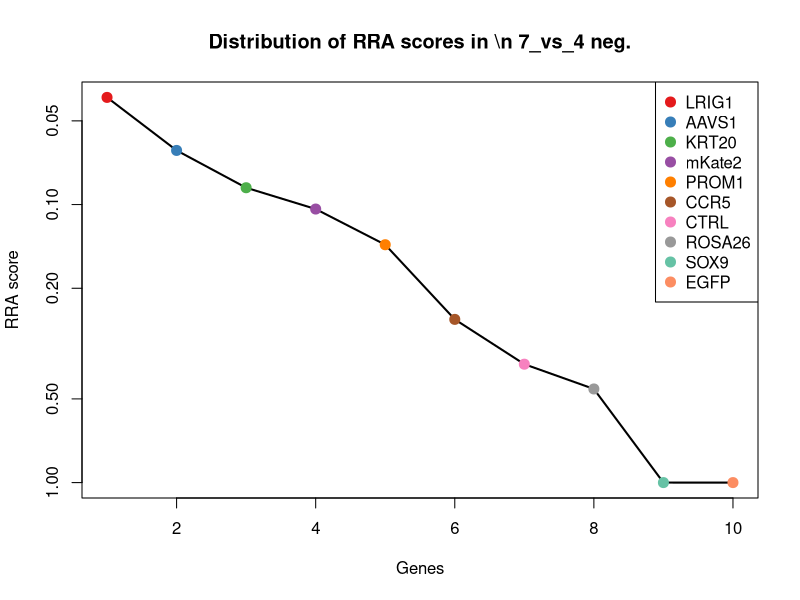
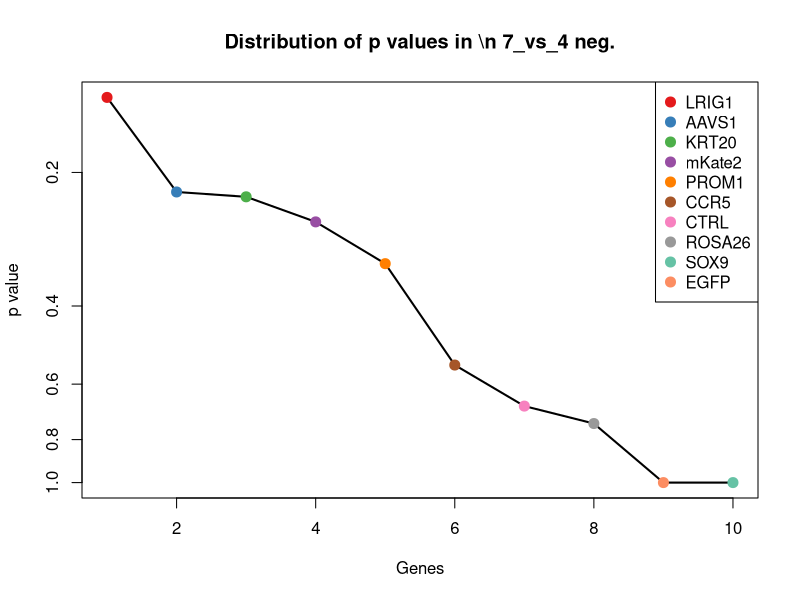
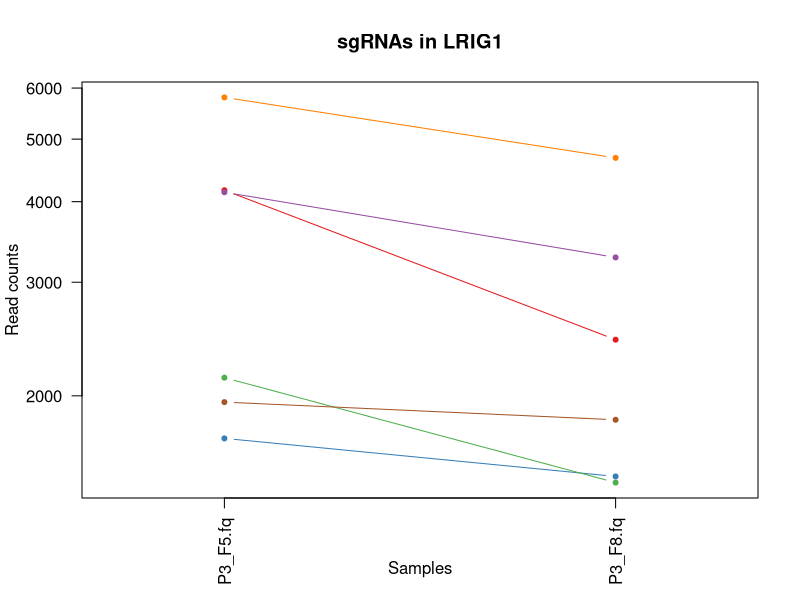
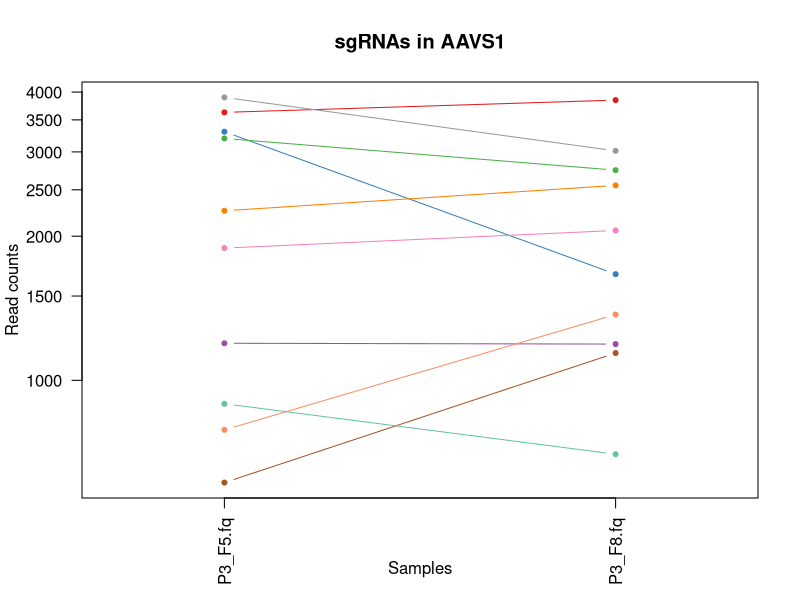
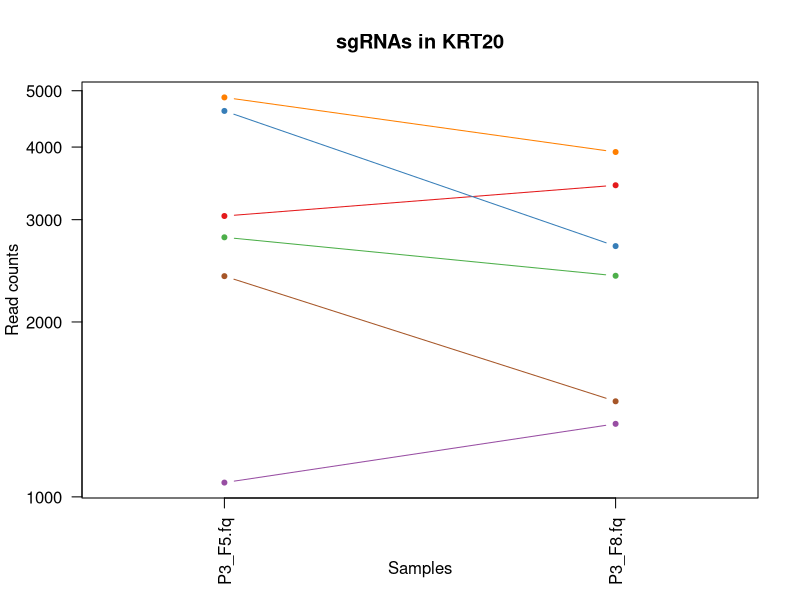
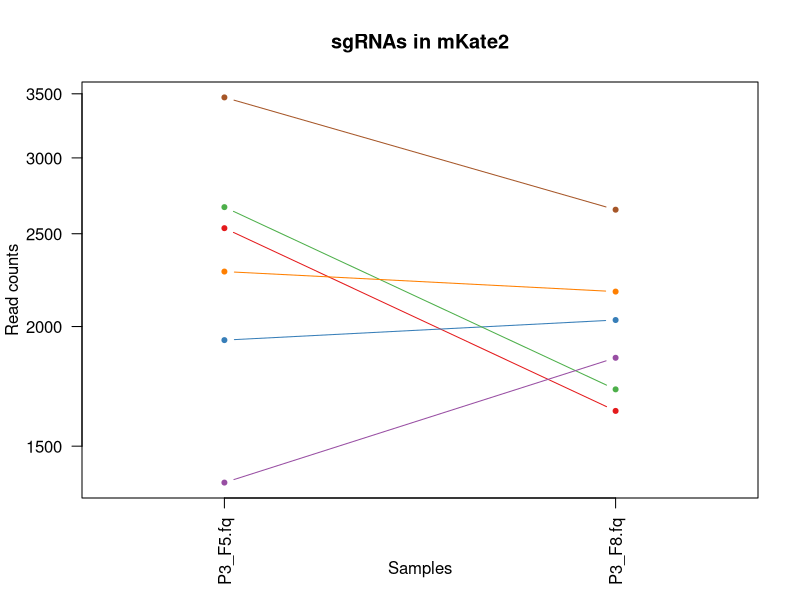
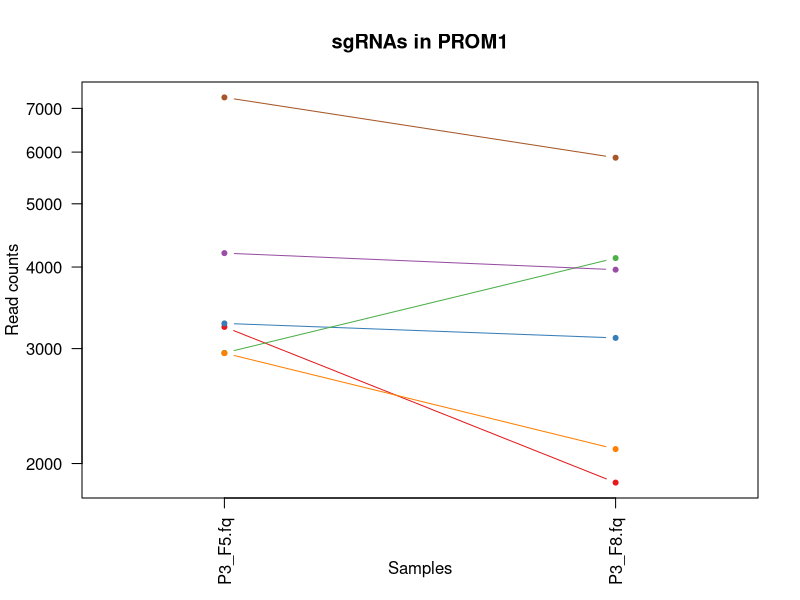
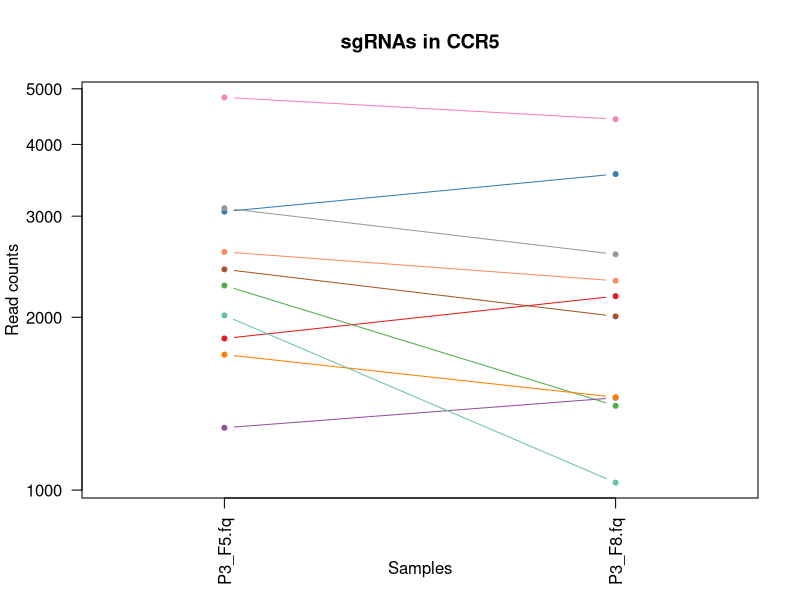

These charts were generated, in order, by the following R code: (Note: this script raises an error after producing the figures.)
pdf(file='P3_47_day7.pdf',width=4.5,height=4.5);
gstable=read.table('P3_47_day7.gene_summary.txt',header=T)
# 
#
# parameters
# Do not modify the variables beginning with "__"

# gstablename='__GENE_SUMMARY_FILE__'
startindex=3
# outputfile='__OUTPUT_FILE__'
targetgenelist=c("LRIG1","AAVS1","KRT20","mKate2","PROM1","CCR5","CTRL","ROSA26","SOX9","EGFP")
# samplelabel=sub('.\\w+.\\w+$','',colnames(gstable)[startindex]);
samplelabel='7_vs_4 neg.'


# You need to write some codes in front of this code:
# gstable=read.table(gstablename,header=T)
# pdf(file=outputfile,width=6,height=6)


# set up color using RColorBrewer
#library(RColorBrewer)
#colors <- brewer.pal(length(targetgenelist), "Set1")

colors=c( "#E41A1C", "#377EB8", "#4DAF4A", "#984EA3", "#FF7F00",  "#A65628", "#F781BF",
          "#999999", "#66C2A5", "#FC8D62", "#8DA0CB", "#E78AC3", "#A6D854", "#FFD92F", "#E5C494", "#B3B3B3", 
          "#8DD3C7", "#FFFFB3", "#BEBADA", "#FB8072", "#80B1D3", "#FDB462", "#B3DE69", "#FCCDE5",
          "#D9D9D9", "#BC80BD", "#CCEBC5", "#FFED6F")

######
# function definition

plotrankedvalues<-function(val, tglist, ...){
  
  plot(val,log='y',ylim=c(max(val),min(val)),type='l',lwd=2, ...)
  if(length(tglist)>0){
    for(i in 1:length(tglist)){
      targetgene=tglist[i];
      tx=which(names(val)==targetgene);ty=val[targetgene];
      points(tx,ty,col=colors[(i %% length(colors)) ],cex=2,pch=20)
      # text(tx+50,ty,targetgene,col=colors[i])
    }
    legend('topright',tglist,pch=20,pt.cex = 2,cex=1,col=colors)
  }
}



plotrandvalues<-function(val,targetgenelist, ...){
  # choose the one with the best distance distribution
  
  mindiffvalue=0;
  randval=val;
  for(i in 1:20){
    randval0=sample(val)
    vindex=sort(which(names(randval0) %in% targetgenelist))
    if(max(vindex)>0.9*length(val)){
      # print('pass...')
      next;
    }
    mindiffind=min(diff(vindex));
    if (mindiffind > mindiffvalue){
      mindiffvalue=mindiffind;
      randval=randval0;
      # print(paste('Diff: ',mindiffvalue))
    }
  }
  plot(randval,log='y',ylim=c(max(randval),min(randval)),pch=20,col='grey', ...)
  
  if(length(targetgenelist)>0){
    for(i in 1:length(targetgenelist)){
      targetgene=targetgenelist[i];
      tx=which(names(randval)==targetgene);ty=randval[targetgene];
      points(tx,ty,col=colors[(i %% length(colors)) ],cex=2,pch=20)
      text(tx+50,ty,targetgene,col=colors[i])
    }
  }
  
}




# set.seed(1235)



pvec=gstable[,startindex]
names(pvec)=gstable[,'id']
pvec=sort(pvec);

plotrankedvalues(pvec,targetgenelist,xlab='Genes',ylab='RRA score',main=paste('Distribution of RRA scores in \\n',samplelabel))

# plotrandvalues(pvec,targetgenelist,xlab='Genes',ylab='RRA score',main=paste('Distribution of RRA scores in \\n',samplelabel))


pvec=gstable[,startindex+1]
names(pvec)=gstable[,'id']
pvec=sort(pvec);

plotrankedvalues(pvec,targetgenelist,xlab='Genes',ylab='p value',main=paste('Distribution of p values in \\n',samplelabel))

# plotrandvalues(pvec,targetgenelist,xlab='Genes',ylab='p value',main=paste('Distribution of p values in \\n',samplelabel))



# you need to write after this code:
# dev.off()






# parameters
# Do not modify the variables beginning with "__"
targetmat=list(c(4165.545278402975,2442.8283398475473),c(1716.90155201096,1498.7925127881952),c(2132.664151091105,1466.2395532344244),c(4135.451985517174,3276.9979284129226),c(5802.462025638516,4675.418815910325),c(1954.480180056757,1835.1730948438264))
targetgene="LRIG1"
collabel=c("P3_F5.fq","P3_F8.fq")

# set up color using RColorBrewer
#library(RColorBrewer)
#colors <- brewer.pal(length(targetgenelist), "Set1")

colors=c( "#E41A1C", "#377EB8", "#4DAF4A", "#984EA3", "#FF7F00",  "#A65628", "#F781BF",
          "#999999", "#66C2A5", "#FC8D62", "#8DA0CB", "#E78AC3", "#A6D854", "#FFD92F", "#E5C494", "#B3B3B3", 
          "#8DD3C7", "#FFFFB3", "#BEBADA", "#FB8072", "#80B1D3", "#FDB462", "#B3DE69", "#FCCDE5",
          "#D9D9D9", "#BC80BD", "#CCEBC5", "#FFED6F")


## code

targetmatvec=unlist(targetmat)+1
yrange=range(targetmatvec[targetmatvec>0]);
# yrange[1]=1; # set the minimum value to 1
for(i in 1:length(targetmat)){
  vali=targetmat[[i]]+1;
  if(i==1){
    plot(1:length(vali),vali,type='b',las=1,pch=20,main=paste('sgRNAs in',targetgene),ylab='Read counts',xlab='Samples',xlim=c(0.7,length(vali)+0.3),ylim = yrange,col=colors[(i %% length(colors))],xaxt='n',log='y')
    axis(1,at=1:length(vali),labels=(collabel),las=2)
    # lines(0:100,rep(1,101),col='black');
  }else{
    lines(1:length(vali),vali,type='b',pch=20,col=colors[(i %% length(colors))])
  }
}




# parameters
# Do not modify the variables beginning with "__"
targetmat=list(c(3627.033721499168,3848.0310939186515),c(3304.718716117037,1665.6264305012703),c(3199.3921910167332,2746.6559623494077),c(1194.2285703102064,1189.539397027373),c(2259.3727527155297,2552.6945783415235),c(610.5770740776984,1139.3535843819766),c(1887.9581642039338,2054.905571831779),c(3897.8733574713765,3013.861505353276),c(892.5037126920442,699.8886304060712),c(787.1771875917408,1371.2934212025932))
targetgene="AAVS1"
collabel=c("P3_F5.fq","P3_F8.fq")

# set up color using RColorBrewer
#library(RColorBrewer)
#colors <- brewer.pal(length(targetgenelist), "Set1")

colors=c( "#E41A1C", "#377EB8", "#4DAF4A", "#984EA3", "#FF7F00",  "#A65628", "#F781BF",
          "#999999", "#66C2A5", "#FC8D62", "#8DA0CB", "#E78AC3", "#A6D854", "#FFD92F", "#E5C494", "#B3B3B3", 
          "#8DD3C7", "#FFFFB3", "#BEBADA", "#FB8072", "#80B1D3", "#FDB462", "#B3DE69", "#FCCDE5",
          "#D9D9D9", "#BC80BD", "#CCEBC5", "#FFED6F")


## code

targetmatvec=unlist(targetmat)+1
yrange=range(targetmatvec[targetmatvec>0]);
# yrange[1]=1; # set the minimum value to 1
for(i in 1:length(targetmat)){
  vali=targetmat[[i]]+1;
  if(i==1){
    plot(1:length(vali),vali,type='b',las=1,pch=20,main=paste('sgRNAs in',targetgene),ylab='Read counts',xlab='Samples',xlim=c(0.7,length(vali)+0.3),ylim = yrange,col=colors[(i %% length(colors))],xaxt='n',log='y')
    axis(1,at=1:length(vali),labels=(collabel),las=2)
    # lines(0:100,rep(1,101),col='black');
  }else{
    lines(1:length(vali),vali,type='b',pch=20,col=colors[(i %% length(colors))])
  }
}




# parameters
# Do not modify the variables beginning with "__"
targetmat=list(c(3042.5902965065075,3437.0499795522956),c(4614.5688854095315,2700.539269648232),c(2796.300452099031,2400.780767090593),c(1057.2248948037968,1334.671341704601),c(4868.778017418534,3921.2752529146355),c(2397.168356982092,1459.4576866607222))
targetgene="KRT20"
collabel=c("P3_F5.fq","P3_F8.fq")

# set up color using RColorBrewer
#library(RColorBrewer)
#colors <- brewer.pal(length(targetgenelist), "Set1")

colors=c( "#E41A1C", "#377EB8", "#4DAF4A", "#984EA3", "#FF7F00",  "#A65628", "#F781BF",
          "#999999", "#66C2A5", "#FC8D62", "#8DA0CB", "#E78AC3", "#A6D854", "#FFD92F", "#E5C494", "#B3B3B3", 
          "#8DD3C7", "#FFFFB3", "#BEBADA", "#FB8072", "#80B1D3", "#FDB462", "#B3DE69", "#FCCDE5",
          "#D9D9D9", "#BC80BD", "#CCEBC5", "#FFED6F")


## code

targetmatvec=unlist(targetmat)+1
yrange=range(targetmatvec[targetmatvec>0]);
# yrange[1]=1; # set the minimum value to 1
for(i in 1:length(targetmat)){
  vali=targetmat[[i]]+1;
  if(i==1){
    plot(1:length(vali),vali,type='b',las=1,pch=20,main=paste('sgRNAs in',targetgene),ylab='Read counts',xlab='Samples',xlim=c(0.7,length(vali)+0.3),ylim = yrange,col=colors[(i %% length(colors))],xaxt='n',log='y')
    axis(1,at=1:length(vali),labels=(collabel),las=2)
    # lines(0:100,rep(1,101),col='black');
  }else{
    lines(1:length(vali),vali,type='b',pch=20,col=colors[(i %% length(colors))])
  }
}




# parameters
# Do not modify the variables beginning with "__"
targetmat=list(c(2532.588174968196,1631.717097632759),c(1934.6819610529406,2030.4908521664508),c(2664.0483491535374,1718.5249897761478),c(1373.2044701047068,1854.1623212501927),c(2281.5467579998044,2174.2664235289385),c(3468.647969468637,2647.640710373355))
targetgene="mKate2"
collabel=c("P3_F5.fq","P3_F8.fq")

# set up color using RColorBrewer
#library(RColorBrewer)
#colors <- brewer.pal(length(targetgenelist), "Set1")

colors=c( "#E41A1C", "#377EB8", "#4DAF4A", "#984EA3", "#FF7F00",  "#A65628", "#F781BF",
          "#999999", "#66C2A5", "#FC8D62", "#8DA0CB", "#E78AC3", "#A6D854", "#FFD92F", "#E5C494", "#B3B3B3", 
          "#8DD3C7", "#FFFFB3", "#BEBADA", "#FB8072", "#80B1D3", "#FDB462", "#B3DE69", "#FCCDE5",
          "#D9D9D9", "#BC80BD", "#CCEBC5", "#FFED6F")


## code

targetmatvec=unlist(targetmat)+1
yrange=range(targetmatvec[targetmatvec>0]);
# yrange[1]=1; # set the minimum value to 1
for(i in 1:length(targetmat)){
  vali=targetmat[[i]]+1;
  if(i==1){
    plot(1:length(vali),vali,type='b',las=1,pch=20,main=paste('sgRNAs in',targetgene),ylab='Read counts',xlab='Samples',xlim=c(0.7,length(vali)+0.3),ylim = yrange,col=colors[(i %% length(colors))],xaxt='n',log='y')
    axis(1,at=1:length(vali),labels=(collabel),las=2)
    # lines(0:100,rep(1,101),col='black');
  }else{
    lines(1:length(vali),vali,type='b',pch=20,col=colors[(i %% length(colors))])
  }
}




# parameters
# Do not modify the variables beginning with "__"
targetmat=list(c(3237.404771504061,1869.0824277123377),c(3277.7931382718466,3114.233130644069),c(2953.89427536941,4127.443996755183),c(4200.390143849691,3961.966452356849),c(2951.518489088952,2103.735011162435),c(7275.449519522458,5881.234692714584))
targetgene="PROM1"
collabel=c("P3_F5.fq","P3_F8.fq")

# set up color using RColorBrewer
#library(RColorBrewer)
#colors <- brewer.pal(length(targetgenelist), "Set1")

colors=c( "#E41A1C", "#377EB8", "#4DAF4A", "#984EA3", "#FF7F00",  "#A65628", "#F781BF",
          "#999999", "#66C2A5", "#FC8D62", "#8DA0CB", "#E78AC3", "#A6D854", "#FFD92F", "#E5C494", "#B3B3B3", 
          "#8DD3C7", "#FFFFB3", "#BEBADA", "#FB8072", "#80B1D3", "#FDB462", "#B3DE69", "#FCCDE5",
          "#D9D9D9", "#BC80BD", "#CCEBC5", "#FFED6F")


## code

targetmatvec=unlist(targetmat)+1
yrange=range(targetmatvec[targetmatvec>0]);
# yrange[1]=1; # set the minimum value to 1
for(i in 1:length(targetmat)){
  vali=targetmat[[i]]+1;
  if(i==1){
    plot(1:length(vali),vali,type='b',las=1,pch=20,main=paste('sgRNAs in',targetgene),ylab='Read counts',xlab='Samples',xlim=c(0.7,length(vali)+0.3),ylim = yrange,col=colors[(i %% length(colors))],xaxt='n',log='y')
    axis(1,at=1:length(vali),labels=(collabel),las=2)
    # lines(0:100,rep(1,101),col='black');
  }else{
    lines(1:length(vali),vali,type='b',pch=20,col=colors[(i %% length(colors))])
  }
}




# parameters
# Do not modify the variables beginning with "__"
targetmat=list(c(1835.6908660338584,2175.6227968436788),c(3054.469227908797,3550.9853379904935),c(2270.459755357667,1401.133634126883),c(1282.924591447304,1447.2503268280582),c(1720.8611958117233,1449.9630734575392),c(2422.510077306977,2006.0761325011229),c(4829.181579410901,4425.846125998082),c(3096.441452196888,2573.0401780626303),c(2013.8748370682063,1029.4873458880002),c(2598.318262060867,2313.9728749472047))
targetgene="CCR5"
collabel=c("P3_F5.fq","P3_F8.fq")

# set up color using RColorBrewer
#library(RColorBrewer)
#colors <- brewer.pal(length(targetgenelist), "Set1")

colors=c( "#E41A1C", "#377EB8", "#4DAF4A", "#984EA3", "#FF7F00",  "#A65628", "#F781BF",
          "#999999", "#66C2A5", "#FC8D62", "#8DA0CB", "#E78AC3", "#A6D854", "#FFD92F", "#E5C494", "#B3B3B3", 
          "#8DD3C7", "#FFFFB3", "#BEBADA", "#FB8072", "#80B1D3", "#FDB462", "#B3DE69", "#FCCDE5",
          "#D9D9D9", "#BC80BD", "#CCEBC5", "#FFED6F")


## code

targetmatvec=unlist(targetmat)+1
yrange=range(targetmatvec[targetmatvec>0]);
# yrange[1]=1; # set the minimum value to 1
for(i in 1:length(targetmat)){
  vali=targetmat[[i]]+1;
  if(i==1){
    plot(1:length(vali),vali,type='b',las=1,pch=20,main=paste('sgRNAs in',targetgene),ylab='Read counts',xlab='Samples',xlim=c(0.7,length(vali)+0.3),ylim = yrange,col=colors[(i %% length(colors))],xaxt='n',log='y')
    axis(1,at=1:length(vali),labels=(collabel),las=2)
    # lines(0:100,rep(1,101),col='black');
  }else{
    lines(1:length(vali),vali,type='b',pch=20,col=colors[(i %% length(colors))])
  }
}




# parameters
# Do not modify the variables beginning with "__"
targetmat=list(c(2027.3376259908014,2225.8086094890755),c(1841.234367354927,1854.1623212501927),c(7291.288094725511,5657.4330957824095),c(1552.97229865936,1162.411930732564),c(2080.396852921029,1684.6156569076368),c(4074.473470985419,3982.3120520779557),c(1762.833420099814,2209.53212971219),c(2905.5866210000977,2686.9755365008277),c(2199.1861669439277,2305.834635058762),c(4641.494463254721,3191.5464095842744))
targetgene="CTRL"
collabel=c("P3_F5.fq","P3_F8.fq")

# set up color using RColorBrewer
#library(RColorBrewer)
#colors <- brewer.pal(length(targetgenelist), "Set1")

colors=c( "#E41A1C", "#377EB8", "#4DAF4A", "#984EA3", "#FF7F00",  "#A65628", "#F781BF",
          "#999999", "#66C2A5", "#FC8D62", "#8DA0CB", "#E78AC3", "#A6D854", "#FFD92F", "#E5C494", "#B3B3B3", 
          "#8DD3C7", "#FFFFB3", "#BEBADA", "#FB8072", "#80B1D3", "#FDB462", "#B3DE69", "#FCCDE5",
          "#D9D9D9", "#BC80BD", "#CCEBC5", "#FFED6F")


## code

targetmatvec=unlist(targetmat)+1
yrange=range(targetmatvec[targetmatvec>0]);
# yrange[1]=1; # set the minimum value to 1
for(i in 1:length(targetmat)){
  vali=targetmat[[i]]+1;
  if(i==1){
    plot(1:length(vali),vali,type='b',las=1,pch=20,main=paste('sgRNAs in',targetgene),ylab='Read counts',xlab='Samples',xlim=c(0.7,length(vali)+0.3),ylim = yrange,col=colors[(i %% length(colors))],xaxt='n',log='y')
    axis(1,at=1:length(vali),labels=(collabel),las=2)
    # lines(0:100,rep(1,101),col='black');
  }else{
    lines(1:length(vali),vali,type='b',pch=20,col=colors[(i %% length(colors))])
  }
}




# parameters
# Do not modify the variables beginning with "__"
targetmat=list(c(8474.42966239358,5882.591066029324),c(3644.4561542225265,2613.7313775048437),c(4306.508597710148,3496.7304054008755),c(2443.100225070946,2069.825678293924),c(2388.4571406204127,2658.4916968912785),c(2832.7291750660534,2943.330092986773),c(3901.83300127214,3633.7241101896607),c(1991.7008317839318,1968.0976796883904),c(1222.738005675702,1166.4810506767853),c(2652.1694177512477,2990.803159002688))
targetgene="ROSA26"
collabel=c("P3_F5.fq","P3_F8.fq")

# set up color using RColorBrewer
#library(RColorBrewer)
#colors <- brewer.pal(length(targetgenelist), "Set1")

colors=c( "#E41A1C", "#377EB8", "#4DAF4A", "#984EA3", "#FF7F00",  "#A65628", "#F781BF",
          "#999999", "#66C2A5", "#FC8D62", "#8DA0CB", "#E78AC3", "#A6D854", "#FFD92F", "#E5C494", "#B3B3B3", 
          "#8DD3C7", "#FFFFB3", "#BEBADA", "#FB8072", "#80B1D3", "#FDB462", "#B3DE69", "#FCCDE5",
          "#D9D9D9", "#BC80BD", "#CCEBC5", "#FFED6F")


## code

targetmatvec=unlist(targetmat)+1
yrange=range(targetmatvec[targetmatvec>0]);
# yrange[1]=1; # set the minimum value to 1
for(i in 1:length(targetmat)){
  vali=targetmat[[i]]+1;
  if(i==1){
    plot(1:length(vali),vali,type='b',las=1,pch=20,main=paste('sgRNAs in',targetgene),ylab='Read counts',xlab='Samples',xlim=c(0.7,length(vali)+0.3),ylim = yrange,col=colors[(i %% length(colors))],xaxt='n',log='y')
    axis(1,at=1:length(vali),labels=(collabel),las=2)
    # lines(0:100,rep(1,101),col='black');
  }else{
    lines(1:length(vali),vali,type='b',pch=20,col=colors[(i %% length(colors))])
  }
}




# parameters
# Do not modify the variables beginning with "__"
targetmat=list(c(1480.1148527253156,3135.935103679916),c(903.5907153341814,2337.0312212977924),c(1318.5613856541736,1805.3328819195365),c(555.933989627165,1346.878701537265),c(1278.173018886388,2358.7331943336394),c(2033.6730560720225,4575.047190619532))
targetgene="SOX9"
collabel=c("P3_F5.fq","P3_F8.fq")

# set up color using RColorBrewer
#library(RColorBrewer)
#colors <- brewer.pal(length(targetgenelist), "Set1")

colors=c( "#E41A1C", "#377EB8", "#4DAF4A", "#984EA3", "#FF7F00",  "#A65628", "#F781BF",
          "#999999", "#66C2A5", "#FC8D62", "#8DA0CB", "#E78AC3", "#A6D854", "#FFD92F", "#E5C494", "#B3B3B3", 
          "#8DD3C7", "#FFFFB3", "#BEBADA", "#FB8072", "#80B1D3", "#FDB462", "#B3DE69", "#FCCDE5",
          "#D9D9D9", "#BC80BD", "#CCEBC5", "#FFED6F")


## code

targetmatvec=unlist(targetmat)+1
yrange=range(targetmatvec[targetmatvec>0]);
# yrange[1]=1; # set the minimum value to 1
for(i in 1:length(targetmat)){
  vali=targetmat[[i]]+1;
  if(i==1){
    plot(1:length(vali),vali,type='b',las=1,pch=20,main=paste('sgRNAs in',targetgene),ylab='Read counts',xlab='Samples',xlim=c(0.7,length(vali)+0.3),ylim = yrange,col=colors[(i %% length(colors))],xaxt='n',log='y')
    axis(1,at=1:length(vali),labels=(collabel),las=2)
    # lines(0:100,rep(1,101),col='black');
  }else{
    lines(1:length(vali),vali,type='b',pch=20,col=colors[(i %% length(colors))])
  }
}




# parameters
# Do not modify the variables beginning with "__"
targetmat=list(c(662.8443722477738,4980.602811726926),c(1141.961272140131,5011.799397965956),c(734.1179606615128,2823.9692412896134),c(1057.2248948037968,2920.271746636185),c(886.9602113709756,5154.218596013703),c(2409.047288384382,3264.790568580259))
targetgene="EGFP"
collabel=c("P3_F5.fq","P3_F8.fq")

# set up color using RColorBrewer
#library(RColorBrewer)
#colors <- brewer.pal(length(targetgenelist), "Set1")

colors=c( "#E41A1C", "#377EB8", "#4DAF4A", "#984EA3", "#FF7F00",  "#A65628", "#F781BF",
          "#999999", "#66C2A5", "#FC8D62", "#8DA0CB", "#E78AC3", "#A6D854", "#FFD92F", "#E5C494", "#B3B3B3", 
          "#8DD3C7", "#FFFFB3", "#BEBADA", "#FB8072", "#80B1D3", "#FDB462", "#B3DE69", "#FCCDE5",
          "#D9D9D9", "#BC80BD", "#CCEBC5", "#FFED6F")


## code

targetmatvec=unlist(targetmat)+1
yrange=range(targetmatvec[targetmatvec>0]);
# yrange[1]=1; # set the minimum value to 1
for(i in 1:length(targetmat)){
  vali=targetmat[[i]]+1;
  if(i==1){
    plot(1:length(vali),vali,type='b',las=1,pch=20,main=paste('sgRNAs in',targetgene),ylab='Read counts',xlab='Samples',xlim=c(0.7,length(vali)+0.3),ylim = yrange,col=colors[(i %% length(colors))],xaxt='n',log='y')
    axis(1,at=1:length(vali),labels=(collabel),las=2)
    # lines(0:100,rep(1,101),col='black');
  }else{
    lines(1:length(vali),vali,type='b',pch=20,col=colors[(i %% length(colors))])
  }
}



# 
#
# parameters
# Do not modify the variables beginning with "__"

# gstablename='__GENE_SUMMARY_FILE__'
startindex=9
# outputfile='__OUTPUT_FILE__'
targetgenelist=c("EGFP","SOX9","AAVS1","KRT20","PROM1","mKate2","CCR5","CTRL","ROSA26","LRIG1")
# samplelabel=sub('.\\w+.\\w+$','',colnames(gstable)[startindex]);
samplelabel='7_vs_4 pos.'


# You need to write some codes in front of this code:
# gstable=read.table(gstablename,header=T)
# pdf(file=outputfile,width=6,height=6)


# set up color using RColorBrewer
#library(RColorBrewer)
#colors <- brewer.pal(length(targetgenelist), "Set1")

colors=c( "#E41A1C", "#377EB8", "#4DAF4A", "#984EA3", "#FF7F00",  "#A65628", "#F781BF",
          "#999999", "#66C2A5", "#FC8D62", "#8DA0CB", "#E78AC3", "#A6D854", "#FFD92F", "#E5C494", "#B3B3B3", 
          "#8DD3C7", "#FFFFB3", "#BEBADA", "#FB8072", "#80B1D3", "#FDB462", "#B3DE69", "#FCCDE5",
          "#D9D9D9", "#BC80BD", "#CCEBC5", "#FFED6F")

######
# function definition

plotrankedvalues<-function(val, tglist, ...){
  
  plot(val,log='y',ylim=c(max(val),min(val)),type='l',lwd=2, ...)
  if(length(tglist)>0){
    for(i in 1:length(tglist)){
      targetgene=tglist[i];
      tx=which(names(val)==targetgene);ty=val[targetgene];
      points(tx,ty,col=colors[(i %% length(colors)) ],cex=2,pch=20)
      # text(tx+50,ty,targetgene,col=colors[i])
    }
    legend('topright',tglist,pch=20,pt.cex = 2,cex=1,col=colors)
  }
}



plotrandvalues<-function(val,targetgenelist, ...){
  # choose the one with the best distance distribution
  
  mindiffvalue=0;
  randval=val;
  for(i in 1:20){
    randval0=sample(val)
    vindex=sort(which(names(randval0) %in% targetgenelist))
    if(max(vindex)>0.9*length(val)){
      # print('pass...')
      next;
    }
    mindiffind=min(diff(vindex));
    if (mindiffind > mindiffvalue){
      mindiffvalue=mindiffind;
      randval=randval0;
      # print(paste('Diff: ',mindiffvalue))
    }
  }
  plot(randval,log='y',ylim=c(max(randval),min(randval)),pch=20,col='grey', ...)
  
  if(length(targetgenelist)>0){
    for(i in 1:length(targetgenelist)){
      targetgene=targetgenelist[i];
      tx=which(names(randval)==targetgene);ty=randval[targetgene];
      points(tx,ty,col=colors[(i %% length(colors)) ],cex=2,pch=20)
      text(tx+50,ty,targetgene,col=colors[i])
    }
  }
  
}




# set.seed(1235)



pvec=gstable[,startindex]
names(pvec)=gstable[,'id']
pvec=sort(pvec);

plotrankedvalues(pvec,targetgenelist,xlab='Genes',ylab='RRA score',main=paste('Distribution of RRA scores in \\n',samplelabel))

# plotrandvalues(pvec,targetgenelist,xlab='Genes',ylab='RRA score',main=paste('Distribution of RRA scores in \\n',samplelabel))


pvec=gstable[,startindex+1]
names(pvec)=gstable[,'id']
pvec=sort(pvec);

plotrankedvalues(pvec,targetgenelist,xlab='Genes',ylab='p value',main=paste('Distribution of p values in \\n',samplelabel))

# plotrandvalues(pvec,targetgenelist,xlab='Genes',ylab='p value',main=paste('Distribution of p values in \\n',samplelabel))



# you need to write after this code:
# dev.off()






# parameters
# Do not modify the variables beginning with "__"
targetmat=list(c(662.8443722477738,4980.602811726926),c(1141.961272140131,5011.799397965956),c(734.1179606615128,2823.9692412896134),c(1057.2248948037968,2920.271746636185),c(886.9602113709756,5154.218596013703),c(2409.047288384382,3264.790568580259))
targetgene="EGFP"
collabel=c("P3_F5.fq","P3_F8.fq")

# set up color using RColorBrewer
#library(RColorBrewer)
#colors <- brewer.pal(length(targetgenelist), "Set1")

colors=c( "#E41A1C", "#377EB8", "#4DAF4A", "#984EA3", "#FF7F00",  "#A65628", "#F781BF",
          "#999999", "#66C2A5", "#FC8D62", "#8DA0CB", "#E78AC3", "#A6D854", "#FFD92F", "#E5C494", "#B3B3B3", 
          "#8DD3C7", "#FFFFB3", "#BEBADA", "#FB8072", "#80B1D3", "#FDB462", "#B3DE69", "#FCCDE5",
          "#D9D9D9", "#BC80BD", "#CCEBC5", "#FFED6F")


## code

targetmatvec=unlist(targetmat)+1
yrange=range(targetmatvec[targetmatvec>0]);
# yrange[1]=1; # set the minimum value to 1
for(i in 1:length(targetmat)){
  vali=targetmat[[i]]+1;
  if(i==1){
    plot(1:length(vali),vali,type='b',las=1,pch=20,main=paste('sgRNAs in',targetgene),ylab='Read counts',xlab='Samples',xlim=c(0.7,length(vali)+0.3),ylim = yrange,col=colors[(i %% length(colors))],xaxt='n',log='y')
    axis(1,at=1:length(vali),labels=(collabel),las=2)
    # lines(0:100,rep(1,101),col='black');
  }else{
    lines(1:length(vali),vali,type='b',pch=20,col=colors[(i %% length(colors))])
  }
}




# parameters
# Do not modify the variables beginning with "__"
targetmat=list(c(1480.1148527253156,3135.935103679916),c(903.5907153341814,2337.0312212977924),c(1318.5613856541736,1805.3328819195365),c(555.933989627165,1346.878701537265),c(1278.173018886388,2358.7331943336394),c(2033.6730560720225,4575.047190619532))
targetgene="SOX9"
collabel=c("P3_F5.fq","P3_F8.fq")

# set up color using RColorBrewer
#library(RColorBrewer)
#colors <- brewer.pal(length(targetgenelist), "Set1")

colors=c( "#E41A1C", "#377EB8", "#4DAF4A", "#984EA3", "#FF7F00",  "#A65628", "#F781BF",
          "#999999", "#66C2A5", "#FC8D62", "#8DA0CB", "#E78AC3", "#A6D854", "#FFD92F", "#E5C494", "#B3B3B3", 
          "#8DD3C7", "#FFFFB3", "#BEBADA", "#FB8072", "#80B1D3", "#FDB462", "#B3DE69", "#FCCDE5",
          "#D9D9D9", "#BC80BD", "#CCEBC5", "#FFED6F")


## code

targetmatvec=unlist(targetmat)+1
yrange=range(targetmatvec[targetmatvec>0]);
# yrange[1]=1; # set the minimum value to 1
for(i in 1:length(targetmat)){
  vali=targetmat[[i]]+1;
  if(i==1){
    plot(1:length(vali),vali,type='b',las=1,pch=20,main=paste('sgRNAs in',targetgene),ylab='Read counts',xlab='Samples',xlim=c(0.7,length(vali)+0.3),ylim = yrange,col=colors[(i %% length(colors))],xaxt='n',log='y')
    axis(1,at=1:length(vali),labels=(collabel),las=2)
    # lines(0:100,rep(1,101),col='black');
  }else{
    lines(1:length(vali),vali,type='b',pch=20,col=colors[(i %% length(colors))])
  }
}




# parameters
# Do not modify the variables beginning with "__"
targetmat=list(c(3627.033721499168,3848.0310939186515),c(3304.718716117037,1665.6264305012703),c(3199.3921910167332,2746.6559623494077),c(1194.2285703102064,1189.539397027373),c(2259.3727527155297,2552.6945783415235),c(610.5770740776984,1139.3535843819766),c(1887.9581642039338,2054.905571831779),c(3897.8733574713765,3013.861505353276),c(892.5037126920442,699.8886304060712),c(787.1771875917408,1371.2934212025932))
targetgene="AAVS1"
collabel=c("P3_F5.fq","P3_F8.fq")

# set up color using RColorBrewer
#library(RColorBrewer)
#colors <- brewer.pal(length(targetgenelist), "Set1")

colors=c( "#E41A1C", "#377EB8", "#4DAF4A", "#984EA3", "#FF7F00",  "#A65628", "#F781BF",
          "#999999", "#66C2A5", "#FC8D62", "#8DA0CB", "#E78AC3", "#A6D854", "#FFD92F", "#E5C494", "#B3B3B3", 
          "#8DD3C7", "#FFFFB3", "#BEBADA", "#FB8072", "#80B1D3", "#FDB462", "#B3DE69", "#FCCDE5",
          "#D9D9D9", "#BC80BD", "#CCEBC5", "#FFED6F")


## code

targetmatvec=unlist(targetmat)+1
yrange=range(targetmatvec[targetmatvec>0]);
# yrange[1]=1; # set the minimum value to 1
for(i in 1:length(targetmat)){
  vali=targetmat[[i]]+1;
  if(i==1){
    plot(1:length(vali),vali,type='b',las=1,pch=20,main=paste('sgRNAs in',targetgene),ylab='Read counts',xlab='Samples',xlim=c(0.7,length(vali)+0.3),ylim = yrange,col=colors[(i %% length(colors))],xaxt='n',log='y')
    axis(1,at=1:length(vali),labels=(collabel),las=2)
    # lines(0:100,rep(1,101),col='black');
  }else{
    lines(1:length(vali),vali,type='b',pch=20,col=colors[(i %% length(colors))])
  }
}




# parameters
# Do not modify the variables beginning with "__"
targetmat=list(c(3042.5902965065075,3437.0499795522956),c(4614.5688854095315,2700.539269648232),c(2796.300452099031,2400.780767090593),c(1057.2248948037968,1334.671341704601),c(4868.778017418534,3921.2752529146355),c(2397.168356982092,1459.4576866607222))
targetgene="KRT20"
collabel=c("P3_F5.fq","P3_F8.fq")

# set up color using RColorBrewer
#library(RColorBrewer)
#colors <- brewer.pal(length(targetgenelist), "Set1")

colors=c( "#E41A1C", "#377EB8", "#4DAF4A", "#984EA3", "#FF7F00",  "#A65628", "#F781BF",
          "#999999", "#66C2A5", "#FC8D62", "#8DA0CB", "#E78AC3", "#A6D854", "#FFD92F", "#E5C494", "#B3B3B3", 
          "#8DD3C7", "#FFFFB3", "#BEBADA", "#FB8072", "#80B1D3", "#FDB462", "#B3DE69", "#FCCDE5",
          "#D9D9D9", "#BC80BD", "#CCEBC5", "#FFED6F")


## code

targetmatvec=unlist(targetmat)+1
yrange=range(targetmatvec[targetmatvec>0]);
# yrange[1]=1; # set the minimum value to 1
for(i in 1:length(targetmat)){
  vali=targetmat[[i]]+1;
  if(i==1){
    plot(1:length(vali),vali,type='b',las=1,pch=20,main=paste('sgRNAs in',targetgene),ylab='Read counts',xlab='Samples',xlim=c(0.7,length(vali)+0.3),ylim = yrange,col=colors[(i %% length(colors))],xaxt='n',log='y')
    axis(1,at=1:length(vali),labels=(collabel),las=2)
    # lines(0:100,rep(1,101),col='black');
  }else{
    lines(1:length(vali),vali,type='b',pch=20,col=colors[(i %% length(colors))])
  }
}




# parameters
# Do not modify the variables beginning with "__"
targetmat=list(c(3237.404771504061,1869.0824277123377),c(3277.7931382718466,3114.233130644069),c(2953.89427536941,4127.443996755183),c(4200.390143849691,3961.966452356849),c(2951.518489088952,2103.735011162435),c(7275.449519522458,5881.234692714584))
targetgene="PROM1"
collabel=c("P3_F5.fq","P3_F8.fq")

# set up color using RColorBrewer
#library(RColorBrewer)
#colors <- brewer.pal(length(targetgenelist), "Set1")

colors=c( "#E41A1C", "#377EB8", "#4DAF4A", "#984EA3", "#FF7F00",  "#A65628", "#F781BF",
          "#999999", "#66C2A5", "#FC8D62", "#8DA0CB", "#E78AC3", "#A6D854", "#FFD92F", "#E5C494", "#B3B3B3", 
          "#8DD3C7", "#FFFFB3", "#BEBADA", "#FB8072", "#80B1D3", "#FDB462", "#B3DE69", "#FCCDE5",
          "#D9D9D9", "#BC80BD", "#CCEBC5", "#FFED6F")


## code

targetmatvec=unlist(targetmat)+1
yrange=range(targetmatvec[targetmatvec>0]);
# yrange[1]=1; # set the minimum value to 1
for(i in 1:length(targetmat)){
  vali=targetmat[[i]]+1;
  if(i==1){
    plot(1:length(vali),vali,type='b',las=1,pch=20,main=paste('sgRNAs in',targetgene),ylab='Read counts',xlab='Samples',xlim=c(0.7,length(vali)+0.3),ylim = yrange,col=colors[(i %% length(colors))],xaxt='n',log='y')
    axis(1,at=1:length(vali),labels=(collabel),las=2)
    # lines(0:100,rep(1,101),col='black');
  }else{
    lines(1:length(vali),vali,type='b',pch=20,col=colors[(i %% length(colors))])
  }
}




# parameters
# Do not modify the variables beginning with "__"
targetmat=list(c(2532.588174968196,1631.717097632759),c(1934.6819610529406,2030.4908521664508),c(2664.0483491535374,1718.5249897761478),c(1373.2044701047068,1854.1623212501927),c(2281.5467579998044,2174.2664235289385),c(3468.647969468637,2647.640710373355))
targetgene="mKate2"
collabel=c("P3_F5.fq","P3_F8.fq")

# set up color using RColorBrewer
#library(RColorBrewer)
#colors <- brewer.pal(length(targetgenelist), "Set1")

colors=c( "#E41A1C", "#377EB8", "#4DAF4A", "#984EA3", "#FF7F00",  "#A65628", "#F781BF",
          "#999999", "#66C2A5", "#FC8D62", "#8DA0CB", "#E78AC3", "#A6D854", "#FFD92F", "#E5C494", "#B3B3B3", 
          "#8DD3C7", "#FFFFB3", "#BEBADA", "#FB8072", "#80B1D3", "#FDB462", "#B3DE69", "#FCCDE5",
          "#D9D9D9", "#BC80BD", "#CCEBC5", "#FFED6F")


## code

targetmatvec=unlist(targetmat)+1
yrange=range(targetmatvec[targetmatvec>0]);
# yrange[1]=1; # set the minimum value to 1
for(i in 1:length(targetmat)){
  vali=targetmat[[i]]+1;
  if(i==1){
    plot(1:length(vali),vali,type='b',las=1,pch=20,main=paste('sgRNAs in',targetgene),ylab='Read counts',xlab='Samples',xlim=c(0.7,length(vali)+0.3),ylim = yrange,col=colors[(i %% length(colors))],xaxt='n',log='y')
    axis(1,at=1:length(vali),labels=(collabel),las=2)
    # lines(0:100,rep(1,101),col='black');
  }else{
    lines(1:length(vali),vali,type='b',pch=20,col=colors[(i %% length(colors))])
  }
}




# parameters
# Do not modify the variables beginning with "__"
targetmat=list(c(1835.6908660338584,2175.6227968436788),c(3054.469227908797,3550.9853379904935),c(2270.459755357667,1401.133634126883),c(1282.924591447304,1447.2503268280582),c(1720.8611958117233,1449.9630734575392),c(2422.510077306977,2006.0761325011229),c(4829.181579410901,4425.846125998082),c(3096.441452196888,2573.0401780626303),c(2013.8748370682063,1029.4873458880002),c(2598.318262060867,2313.9728749472047))
targetgene="CCR5"
collabel=c("P3_F5.fq","P3_F8.fq")

# set up color using RColorBrewer
#library(RColorBrewer)
#colors <- brewer.pal(length(targetgenelist), "Set1")

colors=c( "#E41A1C", "#377EB8", "#4DAF4A", "#984EA3", "#FF7F00",  "#A65628", "#F781BF",
          "#999999", "#66C2A5", "#FC8D62", "#8DA0CB", "#E78AC3", "#A6D854", "#FFD92F", "#E5C494", "#B3B3B3", 
          "#8DD3C7", "#FFFFB3", "#BEBADA", "#FB8072", "#80B1D3", "#FDB462", "#B3DE69", "#FCCDE5",
          "#D9D9D9", "#BC80BD", "#CCEBC5", "#FFED6F")


## code

targetmatvec=unlist(targetmat)+1
yrange=range(targetmatvec[targetmatvec>0]);
# yrange[1]=1; # set the minimum value to 1
for(i in 1:length(targetmat)){
  vali=targetmat[[i]]+1;
  if(i==1){
    plot(1:length(vali),vali,type='b',las=1,pch=20,main=paste('sgRNAs in',targetgene),ylab='Read counts',xlab='Samples',xlim=c(0.7,length(vali)+0.3),ylim = yrange,col=colors[(i %% length(colors))],xaxt='n',log='y')
    axis(1,at=1:length(vali),labels=(collabel),las=2)
    # lines(0:100,rep(1,101),col='black');
  }else{
    lines(1:length(vali),vali,type='b',pch=20,col=colors[(i %% length(colors))])
  }
}




# parameters
# Do not modify the variables beginning with "__"
targetmat=list(c(2027.3376259908014,2225.8086094890755),c(1841.234367354927,1854.1623212501927),c(7291.288094725511,5657.4330957824095),c(1552.97229865936,1162.411930732564),c(2080.396852921029,1684.6156569076368),c(4074.473470985419,3982.3120520779557),c(1762.833420099814,2209.53212971219),c(2905.5866210000977,2686.9755365008277),c(2199.1861669439277,2305.834635058762),c(4641.494463254721,3191.5464095842744))
targetgene="CTRL"
collabel=c("P3_F5.fq","P3_F8.fq")

# set up color using RColorBrewer
#library(RColorBrewer)
#colors <- brewer.pal(length(targetgenelist), "Set1")

colors=c( "#E41A1C", "#377EB8", "#4DAF4A", "#984EA3", "#FF7F00",  "#A65628", "#F781BF",
          "#999999", "#66C2A5", "#FC8D62", "#8DA0CB", "#E78AC3", "#A6D854", "#FFD92F", "#E5C494", "#B3B3B3", 
          "#8DD3C7", "#FFFFB3", "#BEBADA", "#FB8072", "#80B1D3", "#FDB462", "#B3DE69", "#FCCDE5",
          "#D9D9D9", "#BC80BD", "#CCEBC5", "#FFED6F")


## code

targetmatvec=unlist(targetmat)+1
yrange=range(targetmatvec[targetmatvec>0]);
# yrange[1]=1; # set the minimum value to 1
for(i in 1:length(targetmat)){
  vali=targetmat[[i]]+1;
  if(i==1){
    plot(1:length(vali),vali,type='b',las=1,pch=20,main=paste('sgRNAs in',targetgene),ylab='Read counts',xlab='Samples',xlim=c(0.7,length(vali)+0.3),ylim = yrange,col=colors[(i %% length(colors))],xaxt='n',log='y')
    axis(1,at=1:length(vali),labels=(collabel),las=2)
    # lines(0:100,rep(1,101),col='black');
  }else{
    lines(1:length(vali),vali,type='b',pch=20,col=colors[(i %% length(colors))])
  }
}




# parameters
# Do not modify the variables beginning with "__"
targetmat=list(c(8474.42966239358,5882.591066029324),c(3644.4561542225265,2613.7313775048437),c(4306.508597710148,3496.7304054008755),c(2443.100225070946,2069.825678293924),c(2388.4571406204127,2658.4916968912785),c(2832.7291750660534,2943.330092986773),c(3901.83300127214,3633.7241101896607),c(1991.7008317839318,1968.0976796883904),c(1222.738005675702,1166.4810506767853),c(2652.1694177512477,2990.803159002688))
targetgene="ROSA26"
collabel=c("P3_F5.fq","P3_F8.fq")

# set up color using RColorBrewer
#library(RColorBrewer)
#colors <- brewer.pal(length(targetgenelist), "Set1")

colors=c( "#E41A1C", "#377EB8", "#4DAF4A", "#984EA3", "#FF7F00",  "#A65628", "#F781BF",
          "#999999", "#66C2A5", "#FC8D62", "#8DA0CB", "#E78AC3", "#A6D854", "#FFD92F", "#E5C494", "#B3B3B3", 
          "#8DD3C7", "#FFFFB3", "#BEBADA", "#FB8072", "#80B1D3", "#FDB462", "#B3DE69", "#FCCDE5",
          "#D9D9D9", "#BC80BD", "#CCEBC5", "#FFED6F")


## code

targetmatvec=unlist(targetmat)+1
yrange=range(targetmatvec[targetmatvec>0]);
# yrange[1]=1; # set the minimum value to 1
for(i in 1:length(targetmat)){
  vali=targetmat[[i]]+1;
  if(i==1){
    plot(1:length(vali),vali,type='b',las=1,pch=20,main=paste('sgRNAs in',targetgene),ylab='Read counts',xlab='Samples',xlim=c(0.7,length(vali)+0.3),ylim = yrange,col=colors[(i %% length(colors))],xaxt='n',log='y')
    axis(1,at=1:length(vali),labels=(collabel),las=2)
    # lines(0:100,rep(1,101),col='black');
  }else{
    lines(1:length(vali),vali,type='b',pch=20,col=colors[(i %% length(colors))])
  }
}




# parameters
# Do not modify the variables beginning with "__"
targetmat=list(c(4165.545278402975,2442.8283398475473),c(1716.90155201096,1498.7925127881952),c(2132.664151091105,1466.2395532344244),c(4135.451985517174,3276.9979284129226),c(5802.462025638516,4675.418815910325),c(1954.480180056757,1835.1730948438264))
targetgene="LRIG1"
collabel=c("P3_F5.fq","P3_F8.fq")

# set up color using RColorBrewer
#library(RColorBrewer)
#colors <- brewer.pal(length(targetgenelist), "Set1")

colors=c( "#E41A1C", "#377EB8", "#4DAF4A", "#984EA3", "#FF7F00",  "#A65628", "#F781BF",
          "#999999", "#66C2A5", "#FC8D62", "#8DA0CB", "#E78AC3", "#A6D854", "#FFD92F", "#E5C494", "#B3B3B3", 
          "#8DD3C7", "#FFFFB3", "#BEBADA", "#FB8072", "#80B1D3", "#FDB462", "#B3DE69", "#FCCDE5",
          "#D9D9D9", "#BC80BD", "#CCEBC5", "#FFED6F")


## code

targetmatvec=unlist(targetmat)+1
yrange=range(targetmatvec[targetmatvec>0]);
# yrange[1]=1; # set the minimum value to 1
for(i in 1:length(targetmat)){
  vali=targetmat[[i]]+1;
  if(i==1){
    plot(1:length(vali),vali,type='b',las=1,pch=20,main=paste('sgRNAs in',targetgene),ylab='Read counts',xlab='Samples',xlim=c(0.7,length(vali)+0.3),ylim = yrange,col=colors[(i %% length(colors))],xaxt='n',log='y')
    axis(1,at=1:length(vali),labels=(collabel),las=2)
    # lines(0:100,rep(1,101),col='black');
  }else{
    lines(1:length(vali),vali,type='b',pch=20,col=colors[(i %% length(colors))])
  }
}



dev.off()
Sweave("P3_47_day7_summary.Rnw");
library(tools);

texi2dvi("P3_47_day7_summary.tex",pdf=TRUE);
